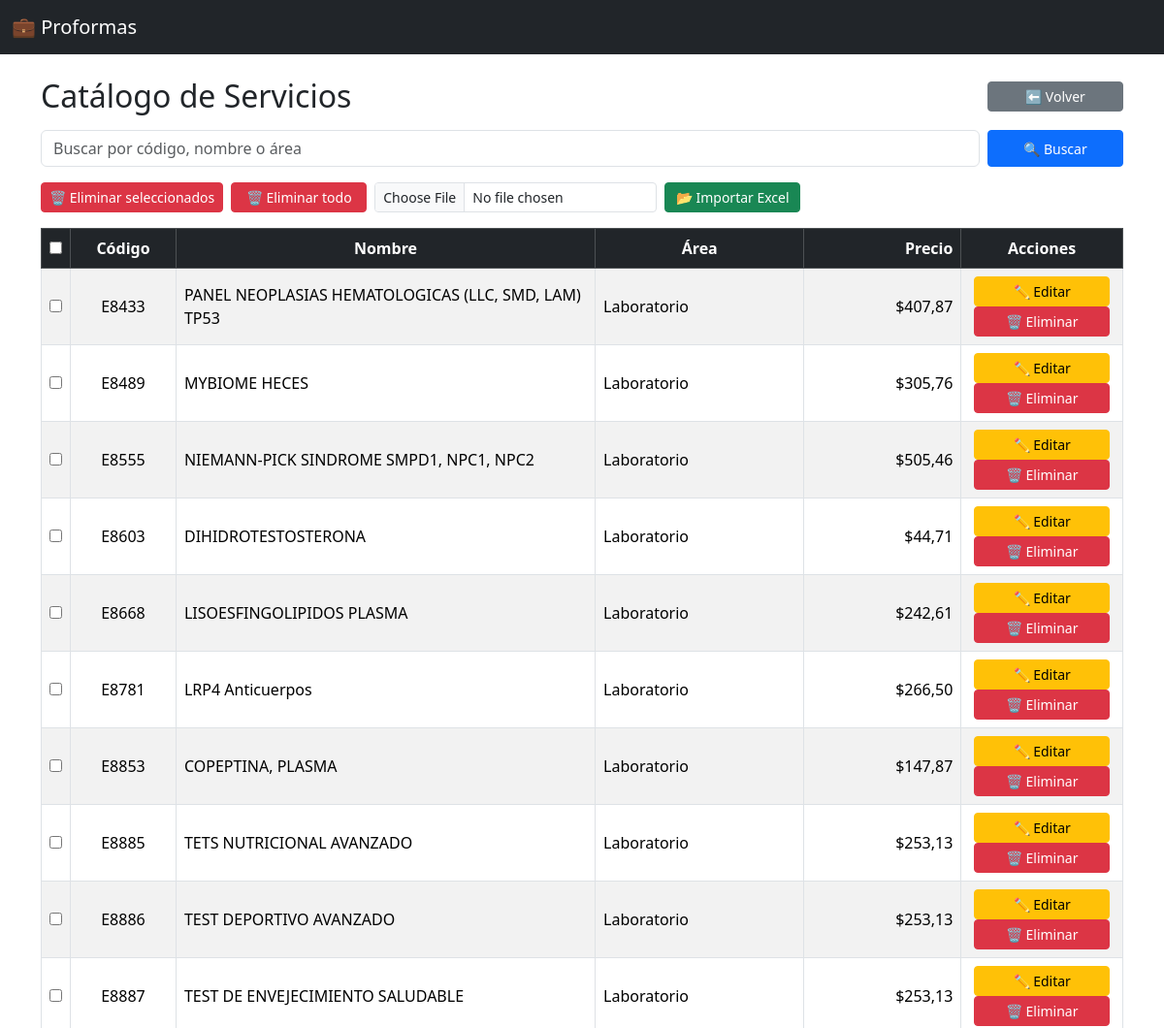
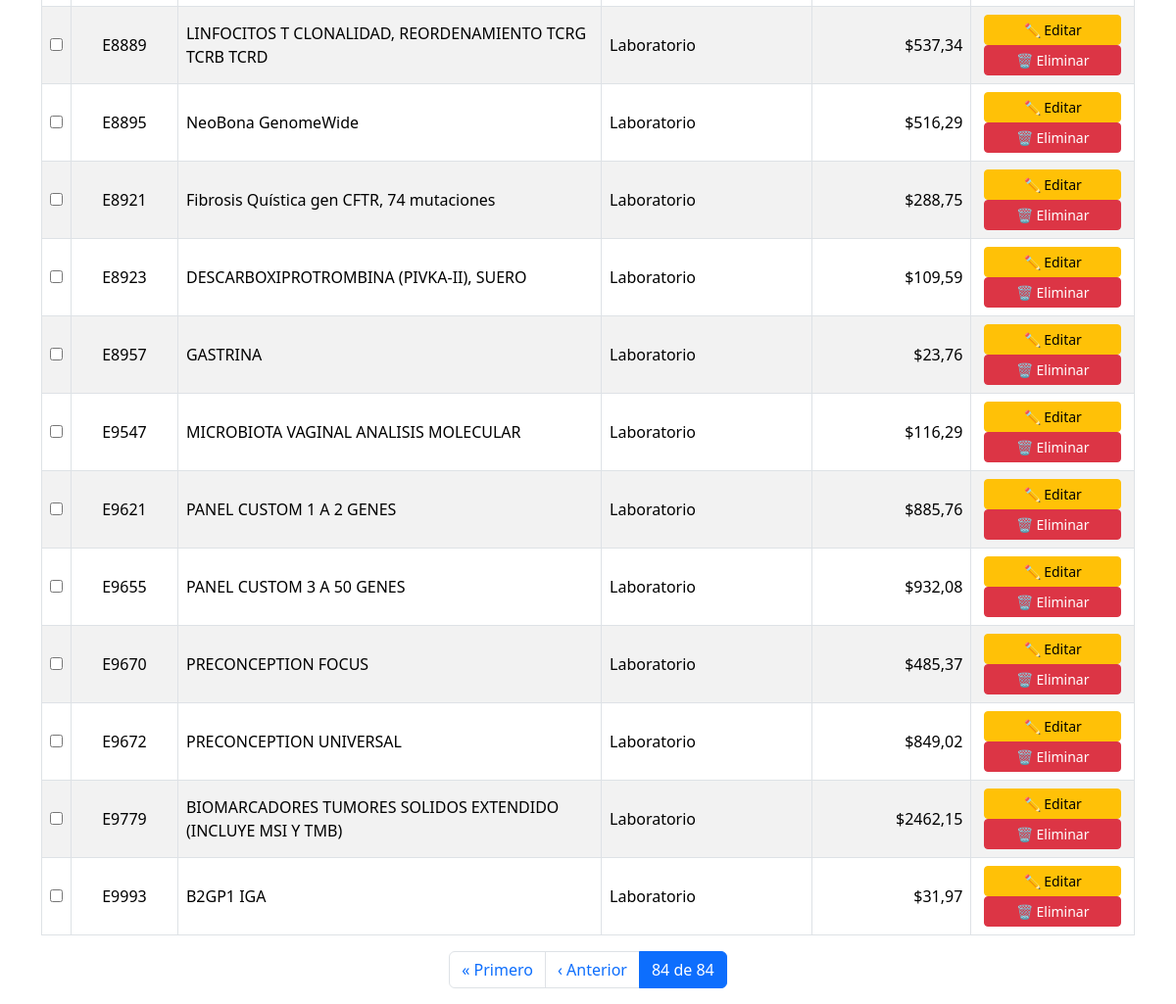
The page /catalogo/?q=&page=84 on the database its author committed (2 pictures, top to bottom).
### catalogo/models.py (models this page shows, shortened)
class Servicio(models.Model):
    codigo = models.CharField(max_length=20, unique=True)
    nombre = models.CharField(max_length=255)
    area = models.CharField(max_length=100, blank=True, null=True)
    costo_base = models.DecimalField(max_digits=10, decimal_places=2)
    pvp_sugerido = models.DecimalField(max_digits=10, decimal_places=2)
    pvp_corporativo = models.DecimalField(max_digits=10, decimal_places=2, blank=True, null=True)
    porcentaje_ganancia = models.DecimalField(max_digits=5, decimal_places=2, help_text="Ej: 30 para 30%")
    activo = models.BooleanField(default=True)

### catalogo/views.py (the view)
# urls.py: path("", views.servicio_list, name="servicio_list"),
def servicio_list(request):
    query = request.GET.get("q", "")
    if query:
        servicios = Servicio.objects.filter(
            Q(nombre__icontains=query) |
            Q(codigo__icontains=query) |
            Q(area__icontains=query)
        )
    else:
        servicios = Servicio.objects.all()
    paginator = Paginator(servicios.order_by("codigo"), 50)
    page_number = request.GET.get("page")
    page_obj = paginator.get_page(page_number)
    return render(request, "catalogo/servicio_list.html", {
        "servicios": page_obj.object_list,
        "page_obj": page_obj,
        "query": query,
    })

### catalogo/templates/catalogo/servicio_list.html (shortened to what this page needs)
{% extends "base.html" %}
{% block content %}
<div class="d-flex justify-content-between align-items-center mb-3">
  <h2 class="mb-0">Catálogo de Servicios</h2>
  <a href="{% url 'proforma_list' %}" class="btn btn-secondary btn-sm">⬅ Volver</a>
</div>
<form method="get" class="d-flex mb-3">
  <input type="text" name="q" class="form-control me-2" placeholder="Buscar por código, nombre o área" value="{{ query }}">
  <button type="submit" class="btn btn-primary btn-sm">🔍 Buscar</button>
</form>
<div class="mb-3 d-flex gap-2 flex-wrap">
  <form method="post" action="{% url 'servicio_bulk_delete' %}">
    <button type="submit" class="btn btn-danger btn-sm" onclick="return confirm('¿Eliminar los seleccionados?');">🗑 Eliminar seleccionados</button>
  </form>
  <a href="{% url 'servicio_delete_all' %}" class="btn btn-danger btn-sm" onclick="return confirm('⚠️ Esto eliminará toda la base. ¿Seguro?');">🗑 Eliminar todo</a>
  <form method="post" action="{% url 'importar_catalogo' %}" enctype="multipart/form-data" class="d-flex gap-2">
    <input type="file" name="archivo" accept=".xlsx" required class="form-control form-control-sm">
    <button type="submit" class="btn btn-success btn-sm">📂 Importar Excel</button>
  </form>
</div>
<form method="post" action="{% url 'servicio_bulk_delete' %}">
  <table class="table table-striped table-hover table-bordered align-middle">
    <thead class="table-dark text-center">
      <tr>
        <th><input type="checkbox" id="select-all"></th>
        <th style="width:10%;">Código</th>
        <th style="width:40%;">Nombre</th>
        <th style="width:20%;">Área</th>
        <th style="width:15%; text-align:right;">Precio</th>
        <th style="width:15%;">Acciones</th>
      </tr>
    </thead>
    <tbody>
      {% for s in servicios %}
      <tr>
        <td class="text-center"><input type="checkbox" name="seleccionados" value="{{ s.id }}"></td>
        <td class="text-center">{{ s.codigo }}</td>
        <td>{{ s.nombre }}</td>
        <td>{{ s.area }}</td>
        <td class="text-end">${{ s.pvp_sugerido }}</td>
        <td class="text-center">
          <button type="button" class="btn btn-warning btn-sm" data-bs-toggle="modal" data-bs-target="#modalEditar{{ s.id }}">✏️ Editar</button>
          <a href="{% url 'servicio_delete' s.pk %}" class="btn btn-danger btn-sm" onclick="return confirm('¿Eliminar {{ s.nombre }}?');">🗑 Eliminar</a>
        </td>
      </tr>
      {% empty %}
      <tr><td colspan="6" class="text-center">No hay servicios registrados.</td></tr>
      {% endfor %}
    </tbody>
  </table>
</form>
<nav aria-label="Page navigation">
  <ul class="pagination justify-content-center">
    {% if page_obj.has_previous %}
      <li class="page-item"><a class="page-link" href="?q={{ query }}&page=1">« Primero</a></li>
      <li class="page-item"><a class="page-link" href="?q={{ query }}&page={{ page_obj.previous_page_number }}">‹ Anterior</a></li>
    {% endif %}
    <li class="page-item active"><span class="page-link">{{ page_obj.number }} de {{ page_obj.paginator.num_pages }}</span></li>
  </ul>
</nav>
{% endblock %}

### catalogo/templates/catalogo/servicio_list.html (style rules this page uses)
.btn-sm { min-width: 140px; }

### rows shown on the page
Servicio: codigo "E8433", nombre "PANEL NEOPLASIAS HEMATOLOGICAS (LLC, SMD, LAM) TP53", area "Laboratorio", pvp_sugerido "407,87"
Servicio: codigo "E8489", nombre "MYBIOME HECES", area "Laboratorio", pvp_sugerido "305,76"
Servicio: codigo "E8555", nombre "NIEMANN-PICK SINDROME SMPD1, NPC1, NPC2", area "Laboratorio", pvp_sugerido "505,46"
Servicio: codigo "E8603", nombre "DIHIDROTESTOSTERONA", area "Laboratorio", pvp_sugerido "44,71"
Servicio: codigo "E8668", nombre "LISOESFINGOLIPIDOS PLASMA", area "Laboratorio", pvp_sugerido "242,61"
Servicio: codigo "E8781", nombre "LRP4 Anticuerpos", area "Laboratorio", pvp_sugerido "266,50"
Servicio: codigo "E8853", nombre "COPEPTINA, PLASMA", area "Laboratorio", pvp_sugerido "147,87"
Servicio: codigo "E8885", nombre "TETS NUTRICIONAL AVANZADO", area "Laboratorio", pvp_sugerido "253,13"
Servicio: codigo "E8886", nombre "TEST DEPORTIVO AVANZADO", area "Laboratorio", pvp_sugerido "253,13"
Servicio: codigo "E8887", nombre "TEST DE ENVEJECIMIENTO SALUDABLE", area "Laboratorio", pvp_sugerido "253,13"
Servicio: codigo "E8889", nombre "LINFOCITOS T CLONALIDAD, REORDENAMIENTO TCRG TCRB TCRD", area "Laboratorio", pvp_sugerido "537,34"
Servicio: codigo "E8895", nombre "NeoBona GenomeWide", area "Laboratorio", pvp_sugerido "516,29"
Servicio: codigo "E8923", nombre "DESCARBOXIPROTROMBINA (PIVKA-II), SUERO", area "Laboratorio", pvp_sugerido "109,59"
Servicio: codigo "E8957", nombre "GASTRINA", area "Laboratorio", pvp_sugerido "23,76"
Servicio: codigo "E9547", nombre "MICROBIOTA VAGINAL ANALISIS MOLECULAR", area "Laboratorio", pvp_sugerido "116,29"
Servicio: codigo "E9621", nombre "PANEL CUSTOM 1 A 2 GENES", area "Laboratorio", pvp_sugerido "885,76"
Servicio: codigo "E9655", nombre "PANEL CUSTOM 3 A 50 GENES", area "Laboratorio", pvp_sugerido "932,08"
Servicio: codigo "E9670", nombre "PRECONCEPTION FOCUS", area "Laboratorio", pvp_sugerido "485,37"
Servicio: codigo "E9672", nombre "PRECONCEPTION UNIVERSAL", area "Laboratorio", pvp_sugerido "849,02"
Servicio: codigo "E9779", nombre "BIOMARCADORES TUMORES SOLIDOS EXTENDIDO (INCLUYE MSI Y TMB)", area "Laboratorio", pvp_sugerido "2462,15"
Servicio: codigo "E9993", nombre "B2GP1 IGA", area "Laboratorio", pvp_sugerido "31,97"

### other values the page prints
{{ page_obj.number }} "84"
{{ page_obj.paginator.num_pages }} "84"
